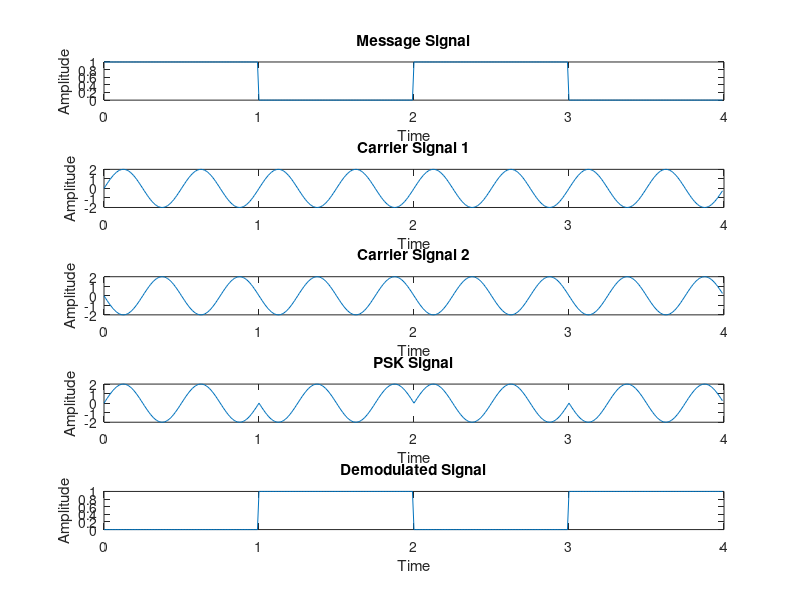

MATLAB code for this plot:
 clc;
 clear;
 close all;

 b = [1 0 1 0];

 t = 0:0.01:length(b)-0.01;
 bb = [];

 for j = 1:length(b)
     for i = 1:100
         if b(j) == 1
             bb1(i) = 1;
         else
             bb1(i) = 0;
         end
     end
     bb = [bb bb1];
 end

 c1 = 2*sin(2*pi*2*t);
 c2 = -2*sin(2*pi*2*t);
 s = [];

 for i = 1:length(bb)
     if bb(i) == 1
         s(i) = c1(i);
     else
         s(i) = c2(i);
     end
 end

 subplot(5,1,1); plot(t,bb);
 title('Message Signal'); 
 xlabel('Time'); ylabel('Amplitude');

 subplot(5,1,2); plot(t,c1);
 title('Carrier Signal 1'); 
 xlabel('Time'); ylabel('Amplitude');

 subplot(5,1,3); plot(t,c2);
 title('Carrier Signal 2'); 
 xlabel('Time'); ylabel('Amplitude');

 subplot(5,1,4); plot(t,s);
 title('PSK Signal'); 
 xlabel('Time'); ylabel('Amplitude');

d = [];
for i=1:length(s)
    if s(i) == c1(i);
        d(i) = 0;
    else
        d(i) = 1;
    end
end
subplot(5,1,5); plot(t,d);
title('Demodulated Signal');
xlabel('Time'); ylabel('Amplitude');



